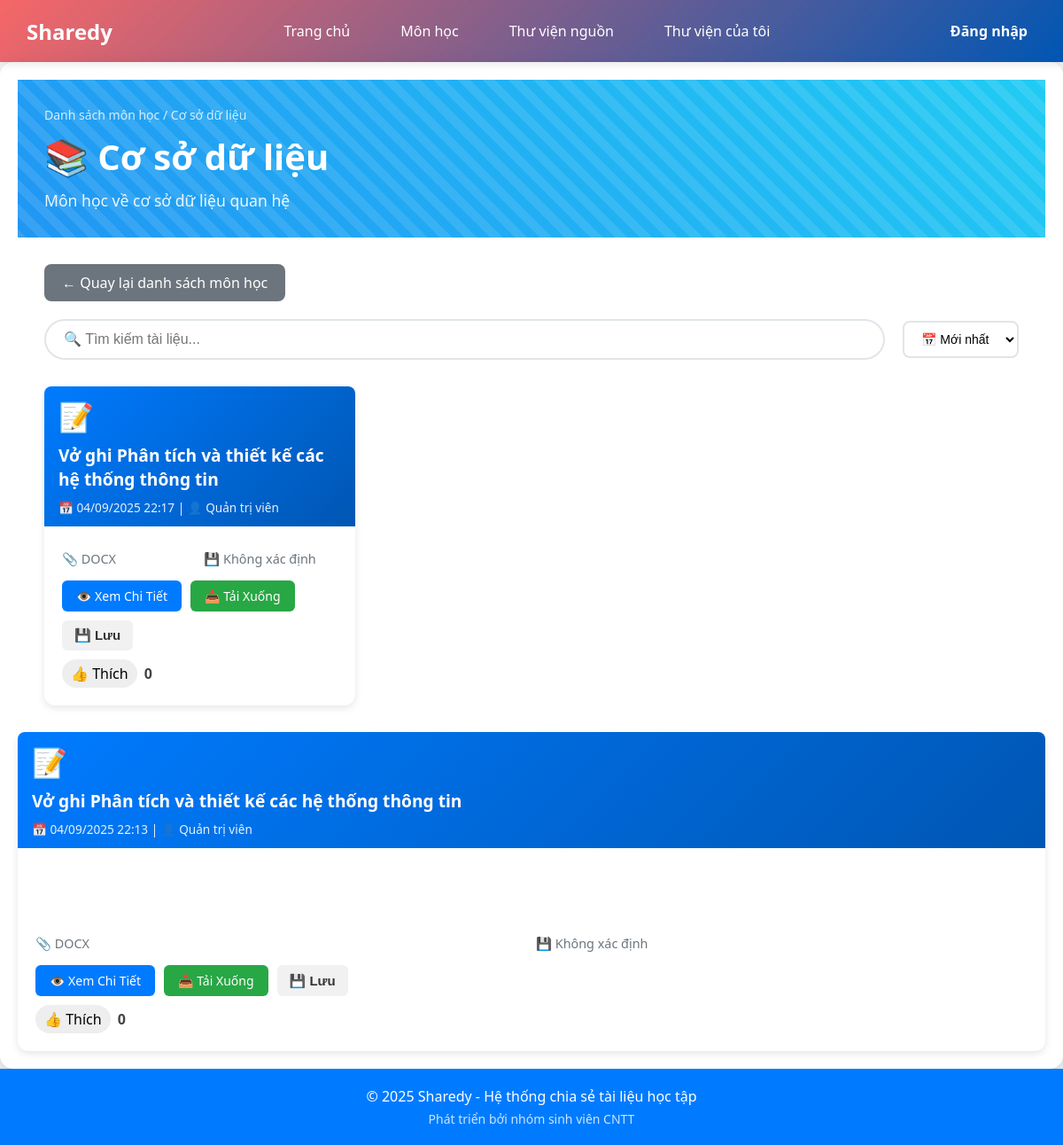
Before: /index.php?page=tailieumon&id_mon_hoc=1 with the older database file.
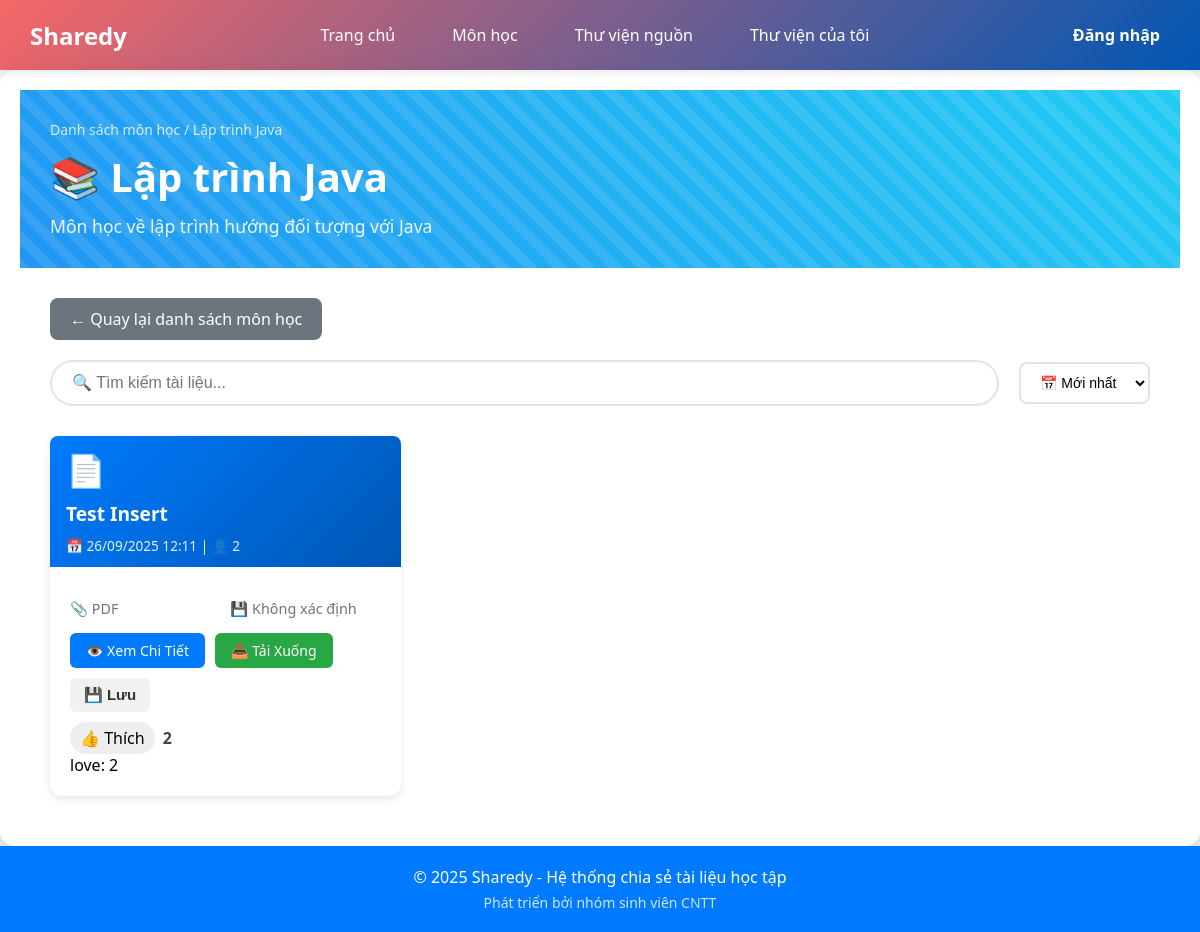
After: the same page with the newer database file.
### tables this page shows
CREATE TABLE `mon_hoc` (
  `id` int NOT NULL AUTO_INCREMENT,
  `ten_mon` varchar(100) NOT NULL,
  `mo_ta` text,
  PRIMARY KEY (`id`)
);

CREATE TABLE `bai_chia_se` (
  `id` int NOT NULL AUTO_INCREMENT,
  `loai` enum('tai_lieu','bai_viet') NOT NULL,
  `tieu_de` varchar(200) NOT NULL,
  `mo_ta` text,
  `file_upload` varchar(255) DEFAULT NULL,
  `link_host` varchar(255) DEFAULT NULL,
  `link_source` varchar(255) DEFAULT NULL,
  `cong_nghe` varchar(255) DEFAULT NULL,
  `id_mon_hoc` int DEFAULT NULL,
  `id_danh_muc` int DEFAULT NULL,
  `id_nguoi_dung` int NOT NULL,
  `ngay_tao` timestamp NOT NULL DEFAULT CURRENT_TIMESTAMP,
  `ngay_cap_nhat` timestamp NULL DEFAULT NULL,
  `tom_tat` text,
  `tong_reaction` int DEFAULT '0',
  PRIMARY KEY (`id`),
  KEY `id_mon_hoc` (`id_mon_hoc`) /*!80000 INVISIBLE */,
  KEY `id_danh_muc` (`id_danh_muc`),
  KEY `bai_chia_se_ibfk_3` (`id_nguoi_dung`),
  CONSTRAINT `bai_chia_se_ibfk_1` FOREIGN KEY (`id_mon_hoc`) REFERENCES `mon_hoc` (`id`),
  CONSTRAINT `bai_chia_se_ibfk_2` FOREIGN KEY (`id_danh_muc`) REFERENCES `danh_muc` (`id`),
  CONSTRAINT `bai_chia_se_ibfk_3` FOREIGN KEY (`id_nguoi_dung`) REFERENCES `nguoi_dung` (`id`)
);

CREATE TABLE `nguoi_dung` (
  `id` int NOT NULL AUTO_INCREMENT,
  `ten_dang_nhap` varchar(50) NOT NULL,
  `email` varchar(100) NOT NULL,
  `mat_khau` varchar(255) NOT NULL,
  `remember_token` varchar(64) DEFAULT NULL,
  `ho_ten` varchar(100) DEFAULT NULL,
  `vai_tro` enum('quan_tri_vien','nguoi_dung','khach') DEFAULT 'khach',
  `ngay_tao` timestamp NULL DEFAULT CURRENT_TIMESTAMP,
  `ngay_cap_nhat` timestamp NULL DEFAULT CURRENT_TIMESTAMP ON UPDATE CURRENT_TIMESTAMP,
  `trang_thai` enum('hoạt_dong','khoa') DEFAULT NULL,
  `ma_xac_minh` varchar(6) DEFAULT NULL,
  `da_xac_minh` tinyint(1) DEFAULT '0',
  PRIMARY KEY (`id`),
  UNIQUE KEY `ten_dang_nhap` (`ten_dang_nhap`),
  UNIQUE KEY `email` (`email`)
);

### config/ketNoiDB.php (called while the page is built, shortened)
<?php
function lam_sach_chuoi($chuoi)
{
    return htmlspecialchars(trim($chuoi), ENT_QUOTES, 'UTF-8');
}
function dinh_dang_ngay($ngay)
{
    return date('d/m/Y H:i', strtotime($ngay));
}
function lay_tong_reaction($pdo, $id_bai)
{
    $sql = "SELECT COUNT(*) as tong FROM reaction WHERE id_bai_chia_se = ?";
    $stmt = $pdo->prepare($sql);
    $stmt->execute([$id_bai]);
    $row = $stmt->fetch();
    return $row ? $row['tong'] : 0;
}
function lay_chi_tiet_reaction($pdo, $id_bai)
{
    $sql = "SELECT loai_cam_xuc, COUNT(*) as so_luong
            FROM reaction
            WHERE id_bai_chia_se = ?
            GROUP BY loai_cam_xuc";
    $stmt = $pdo->prepare($sql);
    $stmt->execute([$id_bai]);
    $rows = $stmt->fetchAll();
    $ketqua = [
        'like' => 0,
        'love' => 0,
        'care' => 0,
        'haha' => 0,
        'wow' => 0,
        'sad' => 0,
        'angry' => 0
    ];
    foreach ($rows as $row) {
        $ketqua[$row['loai_cam_xuc']] = $row['so_luong'];
    }
    return $ketqua;
}

### src/Views/taiLieuMon.php (the view, shortened to what this page needs)
<?php
include __DIR__ . '/../../config/ketNoiDB.php';
$id_mon_hoc = isset($_GET['id_mon_hoc']) ? (int)$_GET['id_mon_hoc'] : 0;
try {
    $sql_mon_hoc = "SELECT * FROM mon_hoc WHERE id = :id_mon_hoc";
    $stmt_mon_hoc = $pdo->prepare($sql_mon_hoc);
    $stmt_mon_hoc->execute([':id_mon_hoc' => $id_mon_hoc]);
    $thong_tin_mon_hoc = $stmt_mon_hoc->fetch();
} catch (PDOException $e) {
    die("Lỗi truy vấn: " . $e->getMessage());
}
try {
    $sql_tai_lieu = "SELECT bcs.*, nd.ho_ten as ten_nguoi_dang
                     FROM bai_chia_se bcs
                     LEFT JOIN nguoi_dung nd ON bcs.id_nguoi_dung = nd.id
                     WHERE bcs.id_mon_hoc = :id_mon_hoc AND bcs.loai = 'tai_lieu'
                     ORDER BY bcs.ngay_tao DESC";
    $stmt_tai_lieu = $pdo->prepare($sql_tai_lieu);
    $stmt_tai_lieu->execute([':id_mon_hoc' => $id_mon_hoc]);
    $danh_sach_tai_lieu = $stmt_tai_lieu->fetchAll();
} catch (PDOException $e) {
    $danh_sach_tai_lieu = array();
    $loi = "Không thể tải danh sách tài liệu: " . $e->getMessage();
}
function lay_icon_file($duong_dan_file)
{
    $duoi_file = strtolower(pathinfo($duong_dan_file, PATHINFO_EXTENSION));
    switch ($duoi_file) {
        case 'pdf':
            return '📄';
        case 'doc':
        case 'docx':
            return '📝';
    }
}
function tinh_kich_thuoc_file($duong_dan_file)
{
    return 'Không xác định';
}
?>
<!DOCTYPE html>
<html lang="vi">
<head>
</head>
<body>
    <div class="container">
        <div class="header">
            <div class="header-content">
                <div class="breadcrumb">
                    <a href="index.php?page=monhoc">Danh sách môn học</a> /
                    <?php echo lam_sach_chuoi($thong_tin_mon_hoc['ten_mon']); ?>
                </div>
                <h1>📚 <?php echo lam_sach_chuoi($thong_tin_mon_hoc['ten_mon']); ?></h1>
                <p>
                    <?php
                    if (!empty($thong_tin_mon_hoc['mo_ta'])) {
                        echo lam_sach_chuoi($thong_tin_mon_hoc['mo_ta']);
                    } else {
                        echo "Khám phá các tài liệu học tập chất lượng cao";
                    }
                    ?>
                </p>
            </div>
        </div>
        <div class="content">
            <a href="index.php?page=monhoc" class="back-btn">
                ← Quay lại danh sách môn học
            </a>
            <?php if (empty($danh_sach_tai_lieu)): ?>
                <div class="empty-state">
                    <h3>📭 Chưa có tài liệu nào</h3>
                    <p>Môn học này chưa có tài liệu nào được upload.</p>
                    <a href="index.php?page=upload" class="btn btn-primary">
                        ➕ Upload Tài Liệu Đầu Tiên
                    </a>
                </div>
            <?php else: ?>
                <div class="search-sort-container">
                    <input type="text"
                        class="search-box"
                        id="search-input"
                        placeholder="🔍 Tìm kiếm tài liệu...">
                    <select class="sort-select" id="sort-select" onchange="sap_xep_tai_lieu()">
                        <option value="moi-nhat">📅 Mới nhất</option>
                    </select>
                </div>
                <div class="tai-lieu-grid" id="tai-lieu-container">
                    <?php foreach ($danh_sach_tai_lieu as $tai_lieu): ?>
                        <div class="tai-lieu-card"
                            data-title="<?php echo strtolower(lam_sach_chuoi($tai_lieu['tieu_de'])); ?>"
                            data-date="<?php echo $tai_lieu['ngay_tao']; ?>">
                            <div class="tai-lieu-header">
                                <span class="file-icon">
                                    <?php echo lay_icon_file($tai_lieu['file_upload']); ?>
                                </span>
                                <div class="tai-lieu-title">
                                    <?php echo lam_sach_chuoi($tai_lieu['tieu_de']); ?>
                                </div>
                                <div class="tai-lieu-meta">
                                    📅 <?php echo dinh_dang_ngay($tai_lieu['ngay_tao']); ?>
                                    <?php if (!empty($tai_lieu['ten_nguoi_dang'])): ?>
                                        | 👤 <?php echo lam_sach_chuoi($tai_lieu['ten_nguoi_dang']); ?>
                                    <?php endif; ?>
                                </div>
                            </div>
                            <div class="tai-lieu-body">
                                <div class="tai-lieu-info">
                                    <div class="info-item">
                                        📎 <?php echo strtoupper(pathinfo($tai_lieu['file_upload'], PATHINFO_EXTENSION)); ?>
                                    </div>
                                    <div class="info-item">
                                        💾 <?php echo tinh_kich_thuoc_file($tai_lieu['file_upload']); ?>
                                    </div>
                                </div>
                                <div class="tai-lieu-actions">
                                    <a href="index.php?page=chitiettailieu&id=<?php echo $tai_lieu['id']; ?>"
                                        class="btn btn-primary">
                                        👁️ Xem Chi Tiết
                                    </a>
                                    <a href="<?php echo $tai_lieu['file_upload']; ?>"
                                        class="btn btn-success"
                                        download
                                        target="_blank">
                                        📥 Tải Xuống
                                    </a>
                                    <?php
                                    $sql = "SELECT 1 FROM thu_vien_ca_nhan WHERE id_nguoi_dung = :user AND id_bai_chia_se = :post";
                                    $stmt = $pdo->prepare($sql);
                                    $stmt->execute([
                                        ':user' => $_SESSION['user_id'] ?? 0,
                                        ':post' => $tai_lieu['id']
                                    ]);
                                    $da_luu = $stmt->fetch();
                                    ?>
                                    <button class="btn-save <?php echo $da_luu ? 'saved' : ''; ?>"
                                        onclick="toggleSave(this, <?php echo $tai_lieu['id']; ?>)">
                                        <?php echo $da_luu ? '✅ Đã lưu' : '💾 Lưu'; ?>
                                    </button>
                                </div>
                                <div class="reaction-box" data-id="<?php echo $tai_lieu['id']; ?>">
                                    <div class="like-button">
                                        👍 <span class="like-text">Thích</span>
                                    </div>
                                    <span class="reaction-count">
                                        <?php echo lay_tong_reaction($pdo, $tai_lieu['id']); ?>
                                    </span>
                                </div>
                                <?php
                                $chiTiet = lay_chi_tiet_reaction($pdo, $tai_lieu['id']);
                                ?>
                                <div class="reaction-detail">
                                    <?php foreach ($chiTiet as $loai => $sl): ?>
                                        <?php if ($sl > 0): ?>
                                            <span class="reaction-item">
                                                <?= htmlspecialchars($loai) ?>: <?= $sl ?>
                                            </span>
                                        <?php endif; ?>
                                    <?php endforeach; ?>
                                </div>
                            </div>
                        </div>
                </div>
        </div>
    <?php endforeach; ?>
    </div>
<?php endif; ?>
</body>
</html>

### index.php (shortened to what this page needs)
<?php
$page = $_GET['page'] ?? 'home';
switch ($page) {
    case 'tailieumon':
        include "src/Views/taiLieuMon.php";
        break;
}
$content = ob_get_clean();
include "src/Views/layout.php";

### src/Views/layout.php (shortened to what this page needs)
<!DOCTYPE html>
<html lang="vi">
<head>
</head>
<body>
    <header class="main-header">
        <a href="index.php?page=home" class="logo">Sharedy</a>
        <nav class="nav-menu">
            <a href="index.php?page=home" <?= ($page ?? '') == 'contact' ? 'class="active"' : '' ?>>
                Trang chủ
            </a>
            <a href="index.php?page=monhoc" <?= ($page ?? '') == 'monhoc' ? 'class="active"' : '' ?>>
                Môn học
            </a>
            <a href="index.php?page=source" <?= ($page ?? '') == 'upload' ? 'class="active"' : '' ?>>
                Thư viện nguồn
            </a>
            <a href="index.php?page=thu_vien" <?= ($page ?? '') == 'thu_vien' ? 'class="active"' : '' ?>>
                Thư viện của tôi</a>
        </nav>
        <div class="user-section">
            <?php if (!empty($_SESSION['user_id'])): ?>
                <?php
                $fullname = htmlspecialchars($_SESSION['fullname'] ?? $_SESSION['username']);
                $avatar = strtoupper(substr($fullname, 0, 2));
                ?>
                <span class="user-name"><?= $fullname ?></span>
                <div class="user-avatar" title="<?= $fullname ?>"><?= $avatar ?></div>
                <form action="src/Views/logout.php" method="post" style="margin:0;">
                    <button type="submit" class="logout-btn">Đăng xuất</button>
                </form>
            <?php else: ?>
                <a href="src/Views/logout.php" style="text-decoration: none; font-weight:bold; color:white; margin-right:20px">Đăng nhập</a>
            <?php endif; ?>
        </div>
    </header>
    <main>
        <?php echo $content ?? '<div style="padding: 50px; text-align: center;"><h2>Không có nội dung</h2></div>'; ?>
    </main>
    <footer>
        <div class="footer-content">
            <p>&copy; <?= date("Y") ?> Sharedy - Hệ thống chia sẻ tài liệu học tập</p>
            <p style="margin-top: 5px; font-size: 14px; opacity: 0.8;">
                Phát triển bởi nhóm sinh viên CNTT
            </p>
        </div>
    </footer>
</body>
</html>

### src/Views/layout.php (style rules this page uses)
* { margin: 0; padding: 0; box-sizing: border-box; }
body { font-family: 'Segoe UI', Tahoma, Geneva, Verdana, sans-serif; background-color: #f4f4f4ff; }
.main-header { position: fixed; top: 0; left: 0; right: 0; z-index: 1000; background: linear-gradient(135deg, #f4020297, #0056b3); color: white; padding: 0 20px; display: flex; align-items: center; justify-content: space-between; height: 70px; box-shadow: 0 2px 10px rgba(0, 0, 0, 0.1); }
.logo { font-size: 24px; font-weight: bold; text-decoration: none; color: white; padding: 10px 10px; }
.nav-menu { display: flex; align-items: center; gap: 25px; }
.nav-menu a { color: white; text-decoration: none; font-weight: 500; padding: 8px 16px; border-radius: 20px; transition: all 0.3s; white-space: nowrap; }
.user-section { display: flex; align-items: center; gap: 15px; margin-left: 20px; }
main { padding-top: 70px; min-height: calc(100vh - 130px); background-color: #f8f9fa; }
footer { background: #137ce5ff; color: white; text-align: center; padding: 20px; margin-top: auto; }
.footer-content { max-width: 1200px; margin: 0 auto; }
footer { background: #007bff; color: white; text-align: center; padding: 20px; margin-top: auto; }
.container { justify-content: center; align-items: center; min-height: calc(100vh - 60px); background-image: url(https://static.tramdoc.vn/image/img.news/0/0/0/8341.jpg?v=1&w=300&h=200&nocache=1); padding: 20px; background-size: cover; background-position: center; background-repeat: no-repeat; }

Changed rows visible on the page:
removed bai_chia_se: file_upload "📝", tieu_de "Vở ghi Phân tích và thiết kế các hệ thống thông tin", ngay_tao "04/09/2025 22:17", id_nguoi_dung.ho_ten "Quản trị viên", file_upload "DOCX", file_upload "Không xác định", id "0", shown under "📚 Cơ sở dữ liệu"
removed bai_chia_se: file_upload "📝", tieu_de "Vở ghi Phân tích và thiết kế các hệ thống thông tin", ngay_tao "04/09/2025 22:13", id_nguoi_dung.ho_ten "Quản trị viên", file_upload "DOCX", file_upload "Không xác định", id "0", shown under "📚 Cơ sở dữ liệu"
changed mon_hoc: ten_mon "Cơ sở dữ liệu" → "Lập trình Java"; mo_ta "Môn học về cơ sở dữ liệu quan hệ" → "Môn học về lập trình hướng đối tượng với Java"
added bai_chia_se: file_upload "📄", tieu_de "Test Insert", ngay_tao "26/09/2025 12:11", id_nguoi_dung.ho_ten "2", file_upload "PDF", file_upload "Không xác định", id "2", loai "love"
